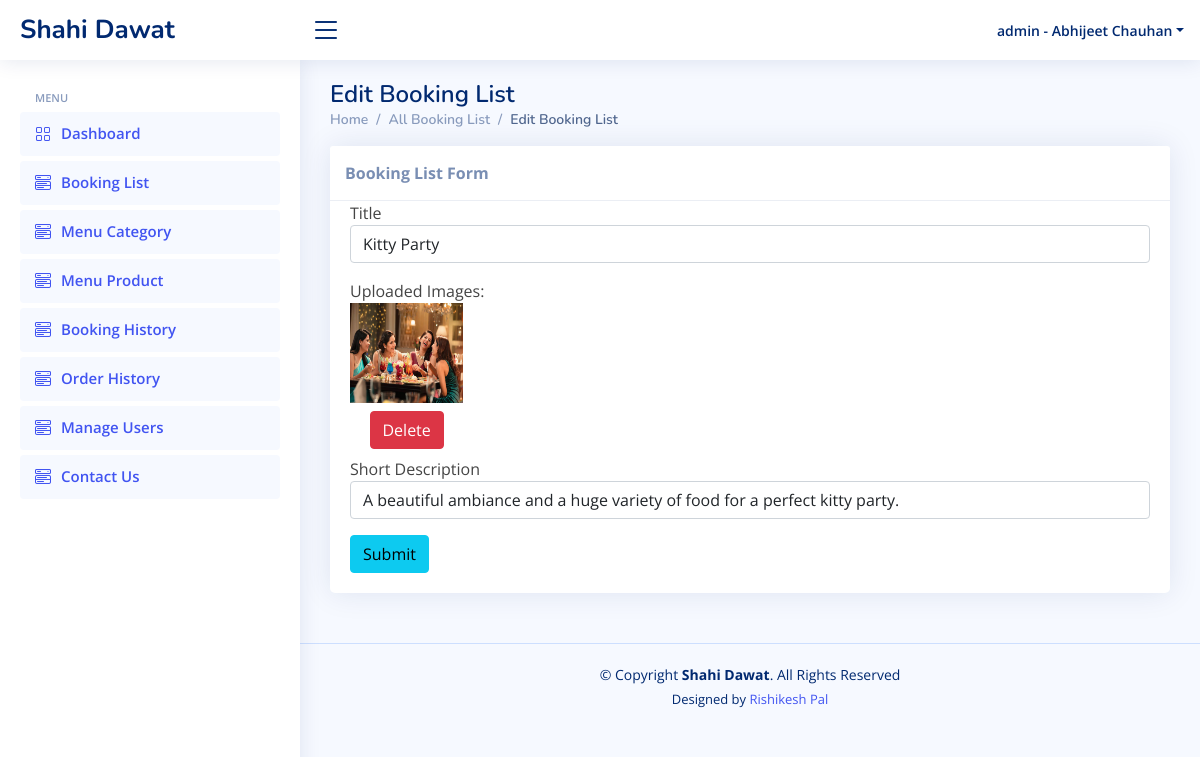
The page /Abhijeet/admin/manage_booking.php?id=2 (signed in) on the database its author committed.
### tables this page shows
CREATE TABLE `booking_list` (
  `id` int(11) NOT NULL,
  `title` varchar(50) NOT NULL,
  `short_desc` varchar(255) NOT NULL,
  `status` tinyint(4) NOT NULL
);

CREATE TABLE `booking_list_img` (
  `id` int(11) NOT NULL,
  `booking_list_id` int(11) NOT NULL,
  `image` text NOT NULL
);

### Abhijeet/function.inc.php (called while the page is built, shortened)
<?php
function get_safe_value($conn, $str){
	if($str!=''){
		$str = trim($str);
		return mysqli_real_escape_string($conn, $str);
	}
}
function getAdminInfo($conn, $email){
	$sql="SELECT * from admin_users WHERE email='$email'";
	$run=mysqli_query($conn, $sql);
	$data=mysqli_fetch_assoc($run);
	return $data;
}
function getBookingImages($conn, $post_id){
	$sql="SELECT * from booking_list_img WHERE booking_list_id=$post_id";
	$run=mysqli_query($conn, $sql);
	$row=mysqli_fetch_assoc($run);
	return $row;
}
?>

### Abhijeet/admin/manage_booking.php (the view, shortened to what this page needs)
<?php
include('top.php');
include('sidebar.php');
if(isset($_GET['id']) && $_GET['id']!=''){
	$id=get_safe_value($conn,$_GET['id']);
	$res=mysqli_query($conn,"select * from booking_list where id='$id'");
	$check=mysqli_num_rows($res);
	if($check>0){
		$row=mysqli_fetch_assoc($res);
	}else{
		header('location:booking.php');
		die();
	}
}
		?>
<main id="main" class="main">
	<?php
	if (isset($_GET['id']) && $_GET['id']!='') {
		?>
		<div class="pagetitle">
			<h1>Edit Booking List</h1>
			<nav>
				<ol class="breadcrumb">
					<li class="breadcrumb-item"><a href="index.php">Home</a></li>
					<li class="breadcrumb-item"><a href="booking.php">All Booking List</a></li>
					<li class="breadcrumb-item active">Edit Booking List</li>
				</ol>
			</nav>
		</div>
		<div class="content pb-0">
			<div class="animated fadeIn">
				<div class="row">
					<div class="col-lg-12">
						<div class="card">
							<div class="card-header"><strong>Booking List Form</strong></div>
							<form method="post" enctype="multipart/form-data">
								<div class="card-body card-block">
									<div class="form-group">
										<label for="categories" class=" form-control-label">Title</label>
										<input type="text" name="title" placeholder="Enter title" class="form-control" required value="<?php echo $row['title']?>">
									</div>
									<div class="row">
										<?php
										$post_images = getBookingImages($conn, $row['id']);
										if (empty($post_images)) {
											?>
											<div class="form-group mt-3 col-lg-6 col-md-6 col-6">
												<label>Upload Images (Max 1):</label>
												<input type="file" class="form-control" name="add_image[]" accept="image/*" required>
											</div>
											<?php
										}else{
											?>
												<div class="form-group mt-3 col-lg-6 col-md-6 col-6">
											<label>Uploaded Images:</label>
											<div class="row">
												<div class="col-lg-4 col-sm-6 col-12 text-center">
													<img src="images/uploads/<?php echo $post_images['image'] ?>" class="d-block w-100" style="height:100px">
													<a href="delete_booking_img.php?img_id=<?php echo $post_images['id'] ?>&id=<?php echo $id ?>" class="btn btn-danger mt-2 mb-2" onclick="return confirm('Are you sure you want to delete this image?');">Delete</a>
												</div>
											</div>
										</div>
											<?php
										}
										?>
									</div>
									<div class="form-group">
										<label for="categories" class=" form-control-label">Short Description</label>
										<input type="text" name="shortdesc" placeholder="Enter Short Description" class="form-control" required value="<?php echo $row['short_desc']?>">
									</div>
									<button id="payment-button" name="update_booking" type="submit" class="btn mt-3 btn-info btn-block">
										<span id="payment-button-amount">Submit</span>
									</button>
								</div>
							</form>
						</div>
					</div>
				</div>
			</div>
		</div>
		<?php
	}
	?>
</main>
<?php
include('footer.php');
?>

### Abhijeet/admin/top.php (shortened to what this page needs)
<?php
include('../config.php');
include('../function.inc.php');
$admin = getAdminInfo($conn, $_SESSION['ADMIN_EMAIL']);
?>
<!DOCTYPE html>
<html lang="en">
<head>
  <link rel="stylesheet" href="https://cdnjs.cloudflare.com/ajax/libs/font-awesome/4.0.1/css/font-awesome.css" />
  <link href="assets/vendor/bootstrap/css/bootstrap.min.css" rel="stylesheet">
  <link href="assets/vendor/bootstrap-icons/bootstrap-icons.css" rel="stylesheet">
  <link href="assets/vendor/boxicons/css/boxicons.min.css" rel="stylesheet">
  <link href="assets/vendor/quill/quill.snow.css" rel="stylesheet">
  <link href="assets/vendor/quill/quill.bubble.css" rel="stylesheet">
  <link href="assets/vendor/remixicon/remixicon.css" rel="stylesheet">
  <link href="assets/vendor/simple-datatables/style.css" rel="stylesheet">
  <link href="assets/css/style.css" rel="stylesheet">
</head>
<body>
  <header id="header" class="header fixed-top d-flex align-items-center">
    <div class="d-flex align-items-center justify-content-between">
      <a href="index.php" class="logo d-flex align-items-center">
        <span class="d-none d-lg-block">Shahi Dawat</span>
      </a>
      <i class="bi bi-list toggle-sidebar-btn"></i>
    </div>
    <nav class="header-nav ms-auto">
      <ul class="d-flex align-items-center">
        <li class="nav-item dropdown pe-3">
          <a class="nav-link nav-profile d-flex align-items-center pe-0" href="#" data-bs-toggle="dropdown">
            <span class="d-none d-md-block dropdown-toggle ps-2">admin - <?php echo $admin['name']; ?></span>
          </a>
        </li>
      </ul>
    </nav>
  </header>

### Abhijeet/admin/assets/css/style.css (style rules this page uses)
:root { scroll-behavior: smooth; }
body { font-family: "Open Sans", sans-serif; background: #f6f9ff; color: #444444; }
a { color: #4154f1; text-decoration: none; }
h1, h2, h3, h4, h5, h6 { font-family: "Nunito", sans-serif; }
#main { margin-top: 60px; padding: 20px 30px; transition: all 0.3s; }
.pagetitle { margin-bottom: 10px; }
.pagetitle h1 { font-size: 24px; margin-bottom: 0; font-weight: 600; color: #012970; }
.card { margin-bottom: 30px; border: none; border-radius: 5px; box-shadow: 0px 0 30px rgba(1, 41, 112, 0.1); }
.card-header, .card-footer { border-color: #ebeef4; background-color: #fff; color: #798eb3; padding: 15px; }
.card-body { padding: 0 20px 20px 20px; }
.breadcrumb { font-size: 14px; font-family: "Nunito", sans-serif; color: #899bbd; font-weight: 600; }
.breadcrumb a { color: #899bbd; transition: 0.3s; }
.breadcrumb .breadcrumb-item::before { color: #899bbd; }
.breadcrumb .active { color: #51678f; font-weight: 600; }
.logo { line-height: 1; }
@media (min-width: 1200px) { .logo { width: 280px; } }
.logo span { font-size: 26px; font-weight: 700; color: #012970; font-family: "Nunito", sans-serif; }
.header { transition: all 0.5s; z-index: 997; height: 60px; box-shadow: 0px 2px 20px rgba(1, 41, 112, 0.1); background-color: #fff; padding-left: 20px; }
.header .toggle-sidebar-btn { font-size: 32px; padding-left: 10px; cursor: pointer; color: #012970; }
.header-nav ul { list-style: none; }
.header-nav > ul { margin: 0; padding: 0; }
.header-nav .nav-profile { color: #012970; }
.header-nav .nav-profile span { font-size: 14px; font-weight: 600; }
@media (min-width: 1200px) { #main, #footer { margin-left: 300px; } }

### rows shown on the page
booking_list: title "Kitty Party", shortdesc "A beautiful ambiance and a huge variety of food for a perfect kitty party."
booking_list_img: image (picture)

### other values the page prints
$admin['name'] "Abhijeet Chauhan"
